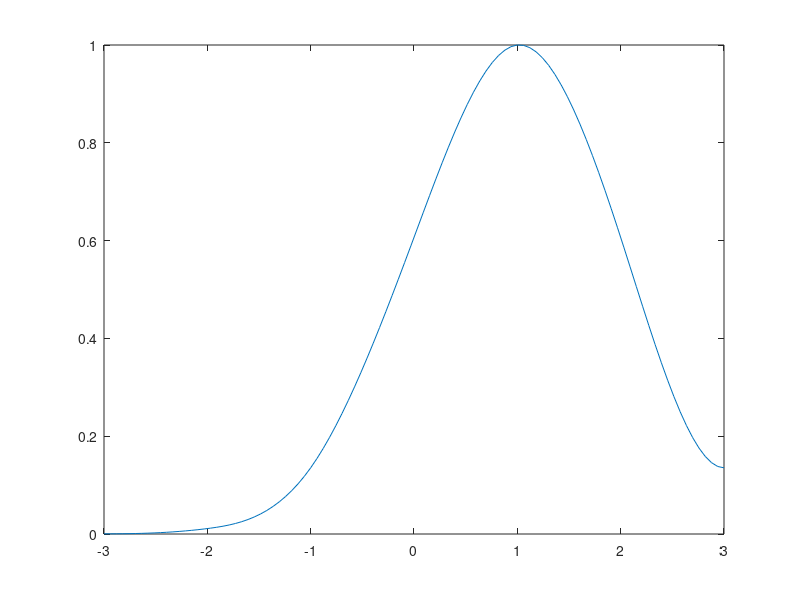

Recreate this plot in MATLAB.
%3.feladat

% f=@(x) sin(pi*x).^2 + exp(x);
% fd=@(x) 2 * pi * sin(pi*x).*cos(pi*x)+exp(x);
% f2d=@(x) 2 * pi^2 * cos(pi*x).^2 - 2 * pi.^2 * sin(pi*x).^2 + exp(x);
% figure;
% xx=linspace(0,1);
% plot(xx,f(xx),'LineWidth',2)
% hold on;
% 
% tp=@(x,x0) f(x0) + fd(x0) * (x-x0) + f2d(x0) * (x-x0).^2 / 2;
% 
% x0=0.1;
% d=linspace(x0-0.1,x0+0.1);
% p1=plot(d,tp(d,x0),'LineWidth',3)
% axis([-0.1,1,1,3])
% 
% for x0=0.1:0.05:0.8
%     d=linspace(x0-0.2,x0+0.2)
%     p1.XData=d;
%     p1.YData=tp(d,x0)
%     pause(0.1)
% end

%Spline interpolacio

% x=[-2,-1,0,1,2,3];
% y=[15, 4, 1, 7, 4, 12, 9, 8];
% xx=linspace(-2.1,3.1);
% p=spline(x,y,xx)
% plot(x,y(2:end-1),'*',xx,p)

%4.feladat

% f=@(x) 1./(1+25*x.^2);
% xx=linspace(-1,1);
% figure;
% plot(xx,f(xx))
% hold on;
% 
% x=linspace(-1,1,11);
% p=polyfit(x,f(x),10);
% yy=polyval(p,xx);
% plot(xx,yy)
% 
% zz=spline(x,[0,f(x),0],xx);
% plot(xx,zz)
% legend('f','Lagrange','Spline')

%6.feladat

% xx=linspace(0,12);
% x1=[0 1 2 4 5 7 10 12];
% y1=[1 6 7 8 8 6 5 6 8 1];
% z1=spline(x1,y1,xx)
% plot(xx,z1)
% hold on;
% axis equal
% axis([0 12 0 9])
% 
% x2=[0 3 4 7 10 11 12];
% y2=[0.1 6 5 3 1 3 5 8 0.1];
% z2=spline(x2,y2,xx)
% plot(xx,z2)
% hold on;
% axis equal
% axis([0 12 0 9])
% 
% xx=linspace(5,9);
% x3=[5 7 9];
% y3=[-0.8 4 3 4 0.8];
% z3=spline(x3,y3,xx)
% plot(xx,z3)
% hold on;
% axis equal
% axis([0 12 0 9])
% 
% plot(3,7,'o r')
% axis equal
% axis([0 12 0 9])

%Parameteres gorbek

%7.feladat

% t=linspace(0,2*pi);
% figure;
% hold on;
% axis equal;
% axis([-5,5,-1.5,1.5]);
% for ti=t
% plot(3*cos(ti),sin(ti),'*b')
% pause(0.05)
% end

%8.feladat

% ti=linspace(0,2*pi,10);
% xi=3*cos(ti);
% yi=sin(ti);
% figure;
% plot(xi,yi,'*')
% hold on
% axis equal
% t=linspace(0,2*pi);
% u=spline(ti,xi,t);
% v=spline(ti,yi,t);
% plot(u,v)

%9.feladat

% x=[1,0.809,0.309,-0.309,-0.809,-1,-0.809,-0.309,0.309,0.809,1];
% y=[0, 1.9021, 1.1756, -1.1756, -1.9021, 0, 1.9021,1.1756, -1.1756, -1.9021, 0];
% ti=(0:10)*2*pi/10;
% tt=linspace(0,2*pi);
% u=spline(ti,x,tt);
% v=spline(ti,y,tt);
% figure; 
% axis([-1.2, 1.2, -2.2, 2.2])
% hold on
% plot(x,y,'*')
% for i=1:100
%      plot(u(1:i),v(1:i),'r')
%      pause(0.1)
% end

%4 feladat(nincs dian)

f=@(x) exp(-((x-1).^2)./2);
x=[-3 -2 -1 0 1 2 3];
xx=linspace(-3,3)
y=f(x);
z=spline(x,[0,y,0],xx);
plot(xx,z);
